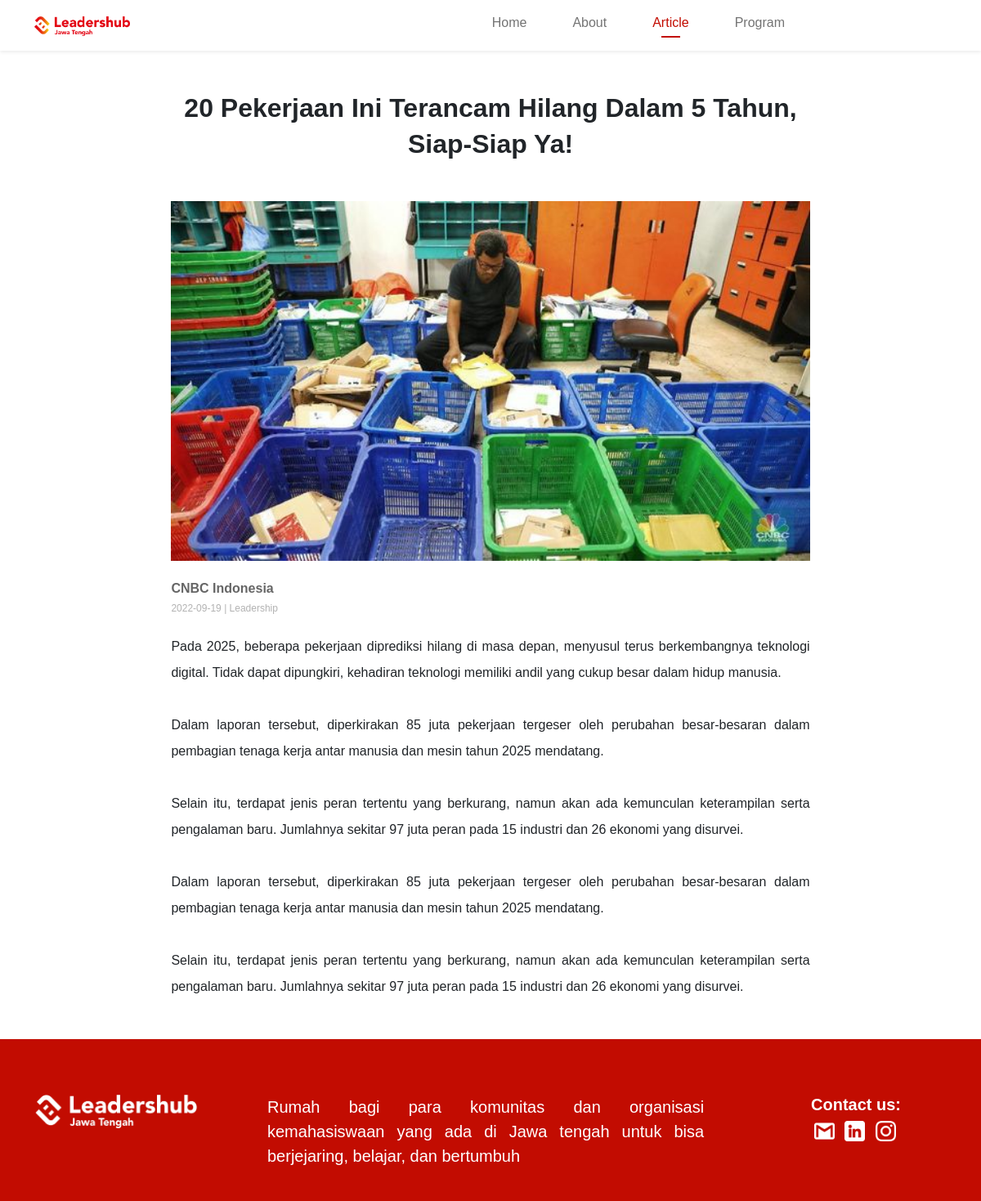
The app's page /article-page.php?id=9 with its own data.
### tables this page shows
CREATE TABLE `artikel` (
  `id_artikel` int(11) NOT NULL,
  `penulis` varchar(50) NOT NULL,
  `judul` varchar(100) NOT NULL,
  `tglUpload` date NOT NULL,
  `gambar` varchar(100) NOT NULL,
  `isi` text NOT NULL,
  `id_tag` varchar(5) DEFAULT NULL,
  `id_user` int(11) DEFAULT NULL
);

CREATE TABLE `tag` (
  `id_tag` varchar(5) NOT NULL,
  `deskripsi` varchar(30) DEFAULT NULL
);

### function.php (called while the page is built, shortened)
<?php
  $connect = mysqli_connect("localhost", "root", "", "lhjateng");
  function query($query){
    global $connect;
    $result = mysqli_query($connect, $query);
    $rows = [];
    while($row = mysqli_fetch_assoc($result)){
      $rows[] = $row;
    }
    return $rows;
  }
?>

### article-page.php (the view, shortened to what this page needs)
<?php
  require 'function.php';
  $id = $_GET["id"];
  $data_artikel = query("SELECT artikel.judul, artikel.gambar, artikel.penulis, artikel.tglUpload, artikel.isi, tag.deskripsi FROM artikel JOIN tag ON artikel.id_tag = tag.id_tag WHERE id_artikel = $id")[0];
?>
<!doctype html>
<html lang="en">
  <head>
    <link href="https://cdn.jsdelivr.net/npm/bootstrap@5.2.0/dist/css/bootstrap.min.css" rel="stylesheet">
    <link rel="stylesheet" href="style.css">
  </head>
  <body>
    <nav class="navbar navbar-expand-lg shadow-sm">
      <div class="container-fluid container">
        <a class="navbar-brand" href="#">
          <img src="img/logo.png" alt="" width="auto" height="24" class="d-inline-block align-text-top">
        </a>
        <div class="collapse navbar-collapse" id="navbarNavAltMarkup">
          <div class="navbar-nav ms-auto nav-custom">
            <a class="nav-link" aria-current="page" href="index.php">Home</a>
            <a class="nav-link" href="about.html">About</a>
            <a class="nav-link nav-active" href="article.php">Article</a>
            <a class="nav-link" href="#">Program</a>
          </div>
        </div>
      </div>
    </nav>
    <div class="container">
      <div class="head-title pd-5 my-5">
        <h1><?= $data_artikel["judul"] ?></h1>
      </div>
      <div class="cover-img">
          <img src="img/article/<?= $data_artikel["gambar"] ?>" alt="coverimage" width="100%">
      </div>
      <div class="content my-3 mb-5">
        <div class="author my-4">
          <h3><?= $data_artikel["penulis"] ?></h3>
          <h6><?= $data_artikel["tglUpload"] ?> | <?= $data_artikel["deskripsi"] ?></h6>
        </div>
        <p><?= $data_artikel["isi"] ?></p>
      </div>
    </div>
    <footer class="pt-5 pb-4 bg-footer">
      <div class="container">
        <div class="row">
          <div class="col-lg-3 col-md-4 col-sm-12 footer-content-custom footer-position">
            <img class="logo-footer" src="img/logo-putih.png" alt="lhjateng" width="200px">
          </div >
          <div class="col-lg-7 col-md-5 col-sm-12 footer-content-custom footer-position">
            <div class="col-lg-10">
              <p>
              Rumah bagi para komunitas dan organisasi kemahasiswaan yang ada di Jawa tengah untuk                bisa berjejaring, belajar, dan bertumbuh
              </p>
            </div>
          </div>
          <div class="col-lg-2 col-md-3 col-sm-12 footer-content-custom footer-position">
            <h6>Contact us:</h6>
            <a href="mailto:...">
              <img class="sosmed" src="img/gmail-logo.png" alt="lh-gmail" width="25px" >
            </a>
            <a href="https://www.linkedin.com/company/leadershubjawatengah/" target="_blank">
              <img class="sosmed" src="img/linkedin.png" alt="lh-linkedin" width="25px">
            </a>
            <a href="https://www.instagram.com/leadershubjateng/" target="_blank">
              <img class="sosmed" src="img/instagram.png" alt="lh-instagram" width="25px" >
            </a>
          </div>
        </div>
      </div>
    </footer>
  </body>
</html>

### style.css (style rules this page uses)
body { font-family: 'Poppins', sans-serif; }
.navbar { position: relative; z-index: 1; }
.nav-custom { font-weight: 500; font-size: 16px; }
.nav-custom .nav-link { margin-right: 40px; }
.nav-active { color: #C20C01; }
.container { position: relative; z-index: 1; }
.head-title h1 { font-weight: 600; font-size: 24px; line-height: 1.5; text-align: center; }
.author h3 { font-weight: 600; font-size: 16px; text-align: justify; color: #666666 }
.author h6 { font-weight: 500; font-size: 12px; text-align: justify; color: #B2B2B2 }
.content p { font-weight: 400; font-size: 16px; line-height: 1.5; text-align: justify; }
footer a { text-decoration: none; }
.bg-footer { background-color: #C20C01; text-align: center; }
.footer-content-custom p { font-weight: 400; font-size: 16px; text-align: justify; color: white; margin-top: 20px; }
.footer-content-custom .logo-footer { margin-top: 20px; margin-bottom: 20px; }
.footer-content-custom .sosmed { margin-inline: 4px; margin-bottom: 40px; }
.footer-content-custom h6 { font-weight: 600; font-size: 20px; color: white; margin-top: 20px; }
@media (min-width: 768px) { .head-title h1 { font-weight: 600; font-size: 32px; line-height: 44px; text-align: center; } }
@media (min-width: 768px) { .author h3 { font-weight: 600; font-size: 16px; text-align: justify; color: #666666 } }
@media (min-width: 768px) { .author h6 { font-weight: 500; font-size: 12px; text-align: justify; color: #B2B2B2 } }
@media (min-width: 768px) { .content p { font-weight: 400; font-size: 16px; line-height: 2; text-align: justify; } }
@media (min-width: 992px) { .navbar { position: relative; z-index: 1; } }
@media (min-width: 992px) { .nav-custom { margin-right: 150px; font-weight: 500; font-size: 16px; } }
@media (min-width: 992px) { .nav-custom .nav-link { margin-right: 40px; } }
@media (min-width: 992px) { .nav-active { color: #C20C01; } }
@media (min-width: 992px) { .nav-active::after { content: ''; display: block; border-bottom: 2px solid #C20C01; width: 50%; margin: auto; padding-bottom: 4px; } }
@media (min-width: 992px) { .container { position: relative; z-index: 1; } }
@media (min-width: 992px) { .cover-img { width: 70%; margin: auto; } }
@media (min-width: 992px) { .head-title h1 { width: 70%; font-weight: 600; font-size: 32px; line-height: 44px; text-align: center; margin: auto; } }
@media (min-width: 992px) { .author { margin: auto; } }
@media (min-width: 992px) { .author h3 { font-weight: 600; font-size: 16px; text-align: justify; color: #666666 } }
@media (min-width: 992px) { .author h6 { font-weight: 500; font-size: 12px; text-align: justify; color: #B2B2B2 } }
@media (min-width: 992px) { .content { width: 70%; margin: auto; } }
@media (min-width: 992px) { .content p { font-weight: 400; font-size: 16px; text-align: justify; } }
@media (min-width: 992px) { footer a { text-decoration: none; } }
@media (min-width: 992px) { .bg-footer { background-color: #C20C01; text-align: left; } }
@media (min-width: 992px) { .footer-content-custom p { font-weight: 400; font-size: 20px; text-align: justify; color: white; } }
@media (min-width: 992px) { .footer-content-custom .logo-footer { margin-top: 20px; margin-bottom: 20px; } }
@media (min-width: 992px) { .footer-content-custom .sosmed { margin-inline: 4px; } }
@media (min-width: 992px) { .footer-content-custom h6 { font-weight: 600; font-size: 20px; color: white; } }

### records on screen
artikel: judul "20 Pekerjaan Ini Terancam Hilang Dalam 5 Tahun, Siap-Siap Ya!", gambar (picture), penulis "CNBC Indonesia", tglUpload "2022-09-19", id_tag.deskripsi "Leadership", isi "Pada 2025, beberapa pekerjaan diprediksi hilang di masa depan, menyusul terus berkembangnya teknologi digital. Tidak dapat dipungkiri, kehadiran teknologi memiliki andil yang cukup besar dalam hidup manusia. Dalam laporan tersebut, diperkirakan 85 juta pekerjaan tergeser oleh perubahan besar-besaran dalam pembagian tenaga kerja antar manusia dan mesin tahun 2025 mendatang. Selain itu, terdapat jenis peran tertentu yang berkurang, namun akan ada kemunculan keterampilan serta pengalaman baru. Jumlahnya sekitar 97 juta peran pada 15 industri dan 26 ekonomi yang disurvei. Dalam laporan tersebut, diperkirakan 85 juta pekerjaan tergeser oleh perubahan besar-besaran dalam pembagian tenaga kerja…"
